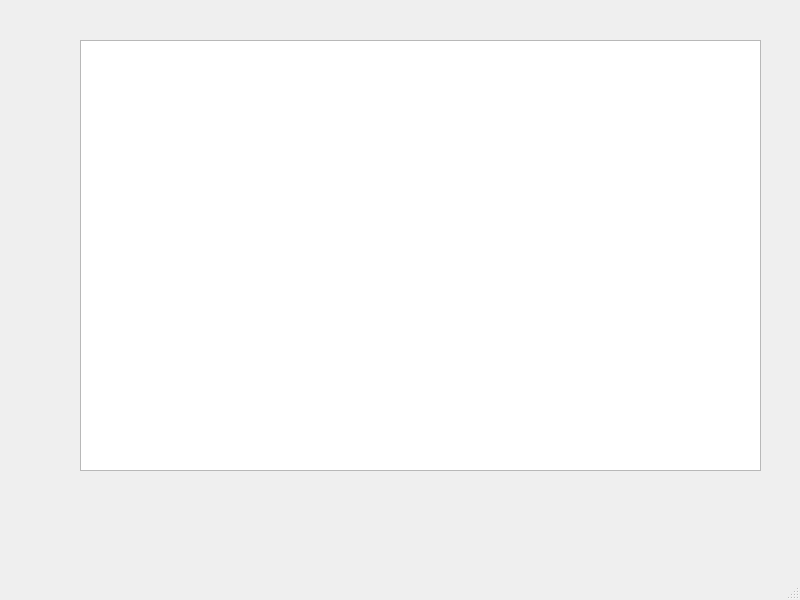
<?xml version="1.0" encoding="UTF-8"?>
<ui version="4.0">
 <class>MainWindow</class>
 <widget class="QMainWindow" name="MainWindow">
  <property name="geometry">
   <rect>
    <x>0</x>
    <y>0</y>
    <width>800</width>
    <height>600</height>
   </rect>
  </property>
  <property name="windowTitle">
   <string>MainWindow</string>
  </property>
  <widget class="QWidget" name="centralwidget">
   <widget class="QTableWidget" name="tableWidget">
    <property name="geometry">
     <rect>
      <x>80</x>
      <y>40</y>
      <width>681</width>
      <height>431</height>
     </rect>
    </property>
   </widget>
  </widget>
  <widget class="QMenuBar" name="menubar">
   <property name="geometry">
    <rect>
     <x>0</x>
     <y>0</y>
     <width>800</width>
     <height>22</height>
    </rect>
   </property>
  </widget>
  <widget class="QStatusBar" name="statusbar"/>
 </widget>
 <resources/>
 <connections/>
</ui>
